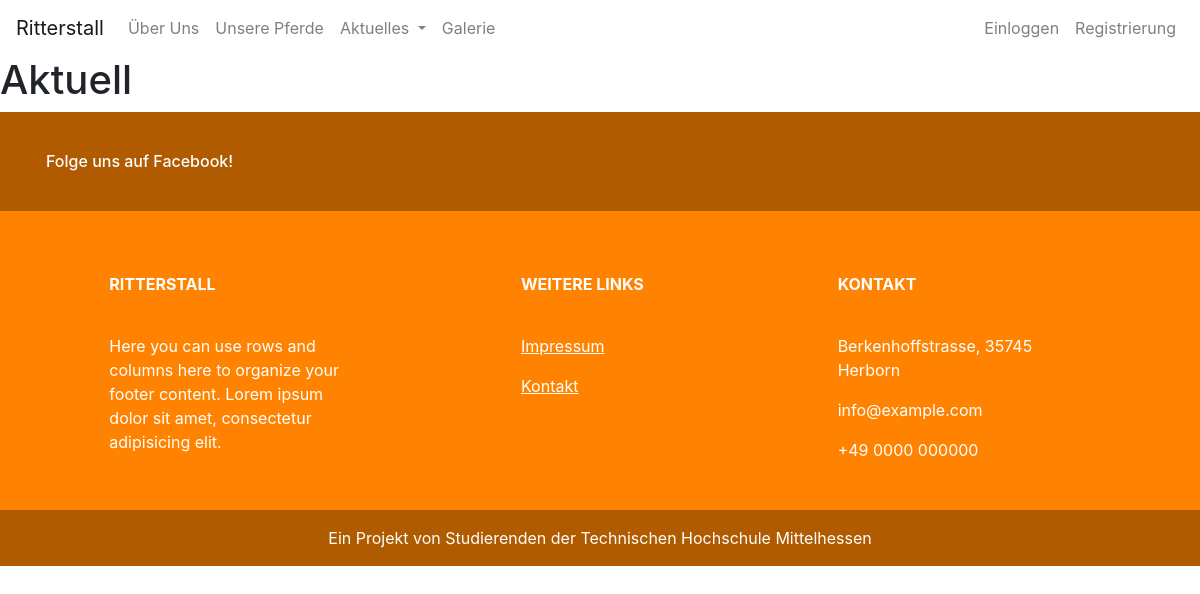
Before: /reithof/kurse/ with the older database file.
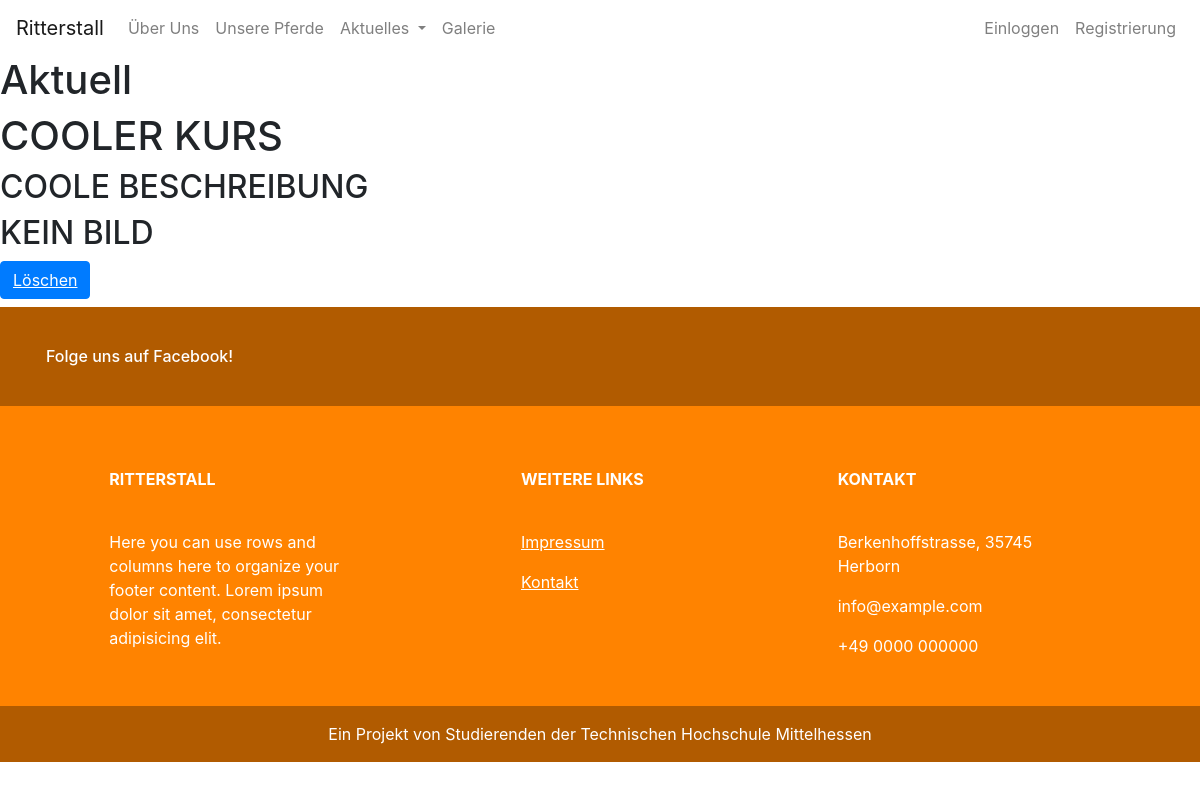
After: the same page with the newer database file.
### reithof_organizer/models.py (models this page shows, shortened)
class Kurs(models.Model):
    name = models.CharField(max_length=100)
    beschreibung = models.CharField(max_length=200)
    bild = models.ImageField(blank=True)
    class Meta:
        verbose_name = _('Kurs')
        verbose_name_plural = _('Kurse')

### reithof_organizer/views.py (the view)
# urls.py: path(r'kurse/', views.kurse, name='kurse'),
def kurse(request):
    all_kurs = Kurs.objects.all()
    if request.method == "POST":
        form = CreateKurs(request.POST, request.FILES)
        if form.is_valid():
            form.save()
            form = CreateKurs()
    else:
        form = CreateKurs()
    return render(request, 'reithof_organizer/kurse.html', {'all_kurs': all_kurs, 'form': form})

### reithof_organizer/templates/reithof_organizer/kurse.html (shortened to what this page needs)
{% extends 'reithof_organizer/base.html' %}
{% block body %}
<h1>Aktuell</h1>
    {% for kurs in all_kurs %}
    <legend>
    <h1>{{ kurs.name }}</h1>
    <h2>{{ kurs.beschreibung }}</h2>
        {% if kurs.bild %}
    <img src="{{ kurs.bild.url }}">
            {% else %}
            <h2>KEIN BILD</h2>
        {% endif %}
    <a class="btn btn-primary" href="{% url 'delete_kurs' kurs.pk %}">Löschen</a>
    </legend>
{% endfor %}
{% endblock %}

Changed rows visible on the page:
added Kurs: name "COOLER KURS", beschreibung "COOLE BESCHREIBUNG", bild "KEIN BILD"
